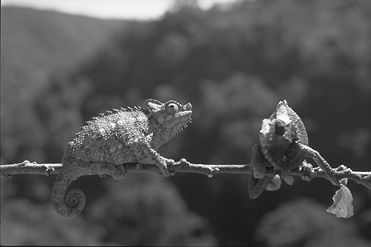
%> input picture Semestre 1/Vision Artificial/imgs/grayscale/chameleon.png, 371 x 247 px
$ octave Tarea4.m   (GNU Octave 9; MATLAB toolbox functions it lacks are replaced by stand-ins)
%> lines starting %> are read from the running program, lines starting %| are printed output that depends on the picture
img1 = rgb2gray(imread('././imgs/grayscale/chameleon.png'));
%> img1: size 247x371 uint8; min 13, max 254, mean 82.4
img2 = rgb2gray(imread('././imgs/color/hedgehog.png'));
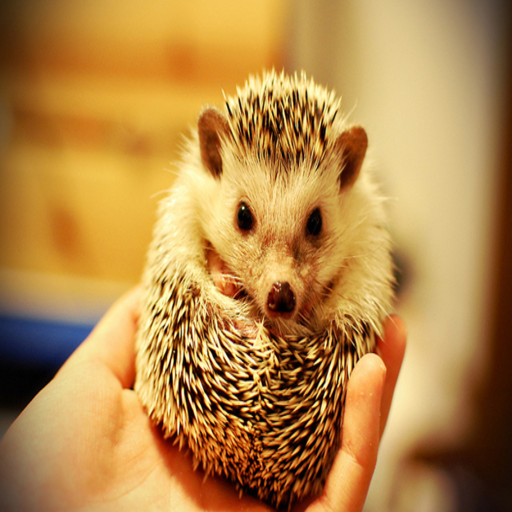
%> input picture Semestre 1/Vision Artificial/imgs/color/hedgehog.png, 512 x 512 px
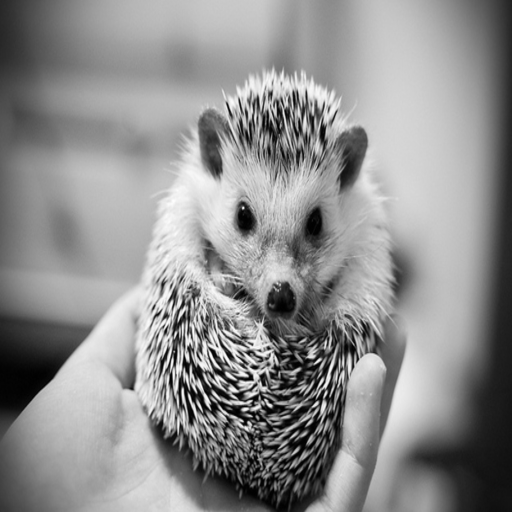
%> img2: size 512x512 uint8; min 0, max 253, mean 142.4
w = [-1 -1 -1;
     -1 8 -1;
     -1 -1 -1];
out1 = abs(imfilter(double(img1),w));
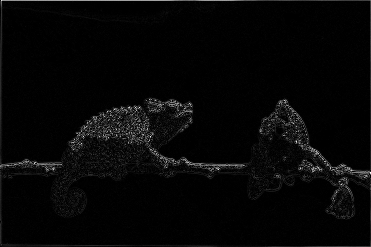
%> out1: size 247x371 double; min 0, max 1110, mean 30.4; drawn with min black and max white
% T = max(out1(:));
T = 200;
out1 = out1>T;
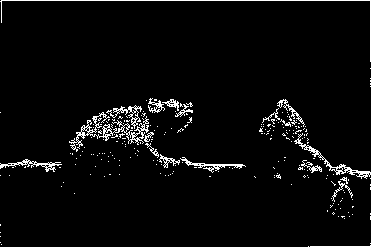
%> out1: size 247x371 logical; 3.7% white in thin lines or dots

% img2 = imgaussfilt(img2,2);
out2 = abs(imfilter(double(img2),w));
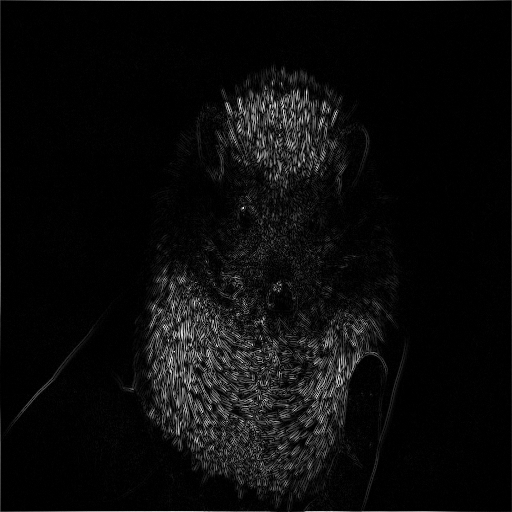
%> out2: size 512x512 double; min 0, max 788, mean 36.8; drawn with min black and max white
% T = max(out1(:));
T = 80;
out2 = out2>T;
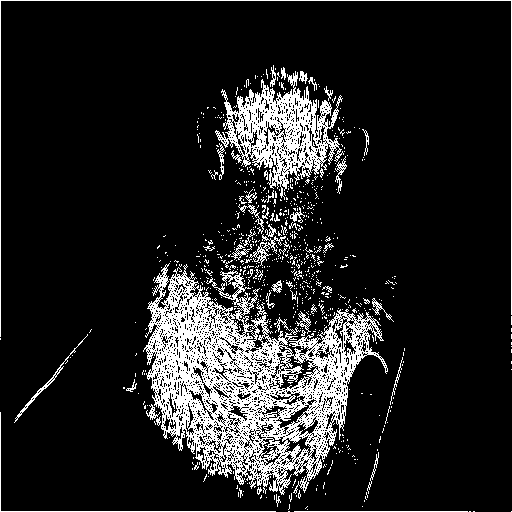
%> out2: size 512x512 logical; 13.3% white in thin lines or dots

figure('Name', 'Unit3, HW3 Segmentation Fig 1','NumberTitle','off');
subplot(1,2,1);
imshow(img1);
title('Original Image');
subplot(1,2,2);
imshow(out1);
title('Point Detection');

figure('Name', 'Unit3, HW3 Segmentation Fig 2','NumberTitle','off');
subplot(1,2,1);
imshow(img2);
title('Original Image');
subplot(1,2,2);
imshow(out2);
title('Point Detection');
